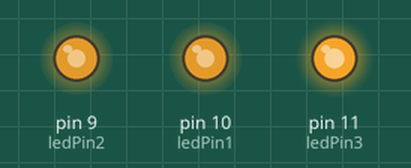
Simulated run of this sketch. Board: Arduino Uno, built with avr-gcc and run on an emulated ATmega328P. Shown: output pins drawn as LEDs (lit = HIGH). Random numbers use the default seed unless the sketch sets one.

Above: at 0.37 s.
At 7.48 s:
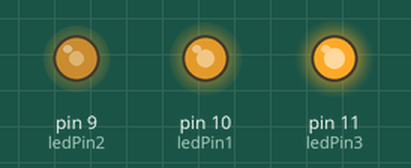
At 10.59 s:
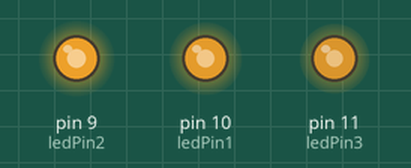
At 21.12 s:
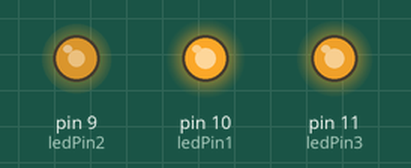
At 28.18 s:
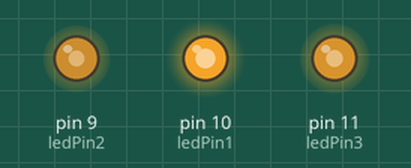
At 39.32 s:
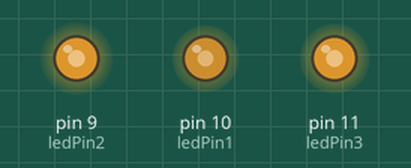
Timing chart, 0 to 40.0 s (numbered marks = the images above):
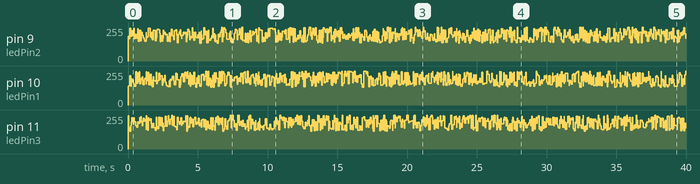

The sketch:

FlickeringFire.ino
```cpp
// LED Fire Effect

int ledPin1 = 10;
int ledPin2 = 9;
int ledPin3 = 11;

void setup()
{
pinMode(ledPin1, OUTPUT);
pinMode(ledPin2, OUTPUT);
pinMode(ledPin3, OUTPUT);
}

void loop() {
analogWrite(ledPin1, random(120)+135);
analogWrite(ledPin2, random(120)+135);
analogWrite(ledPin3, random(120)+135);
delay(random(100));
}
```
